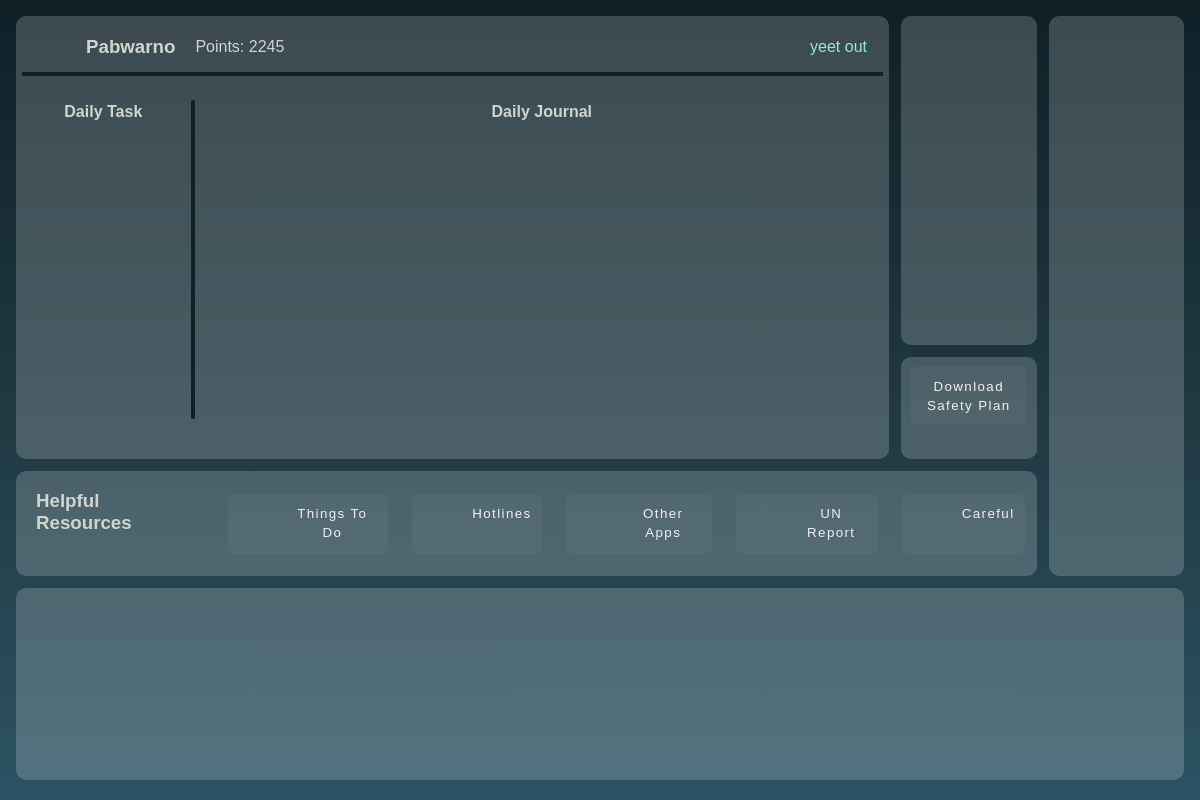
/ (signed in), run on an earlier commit of the app's database.
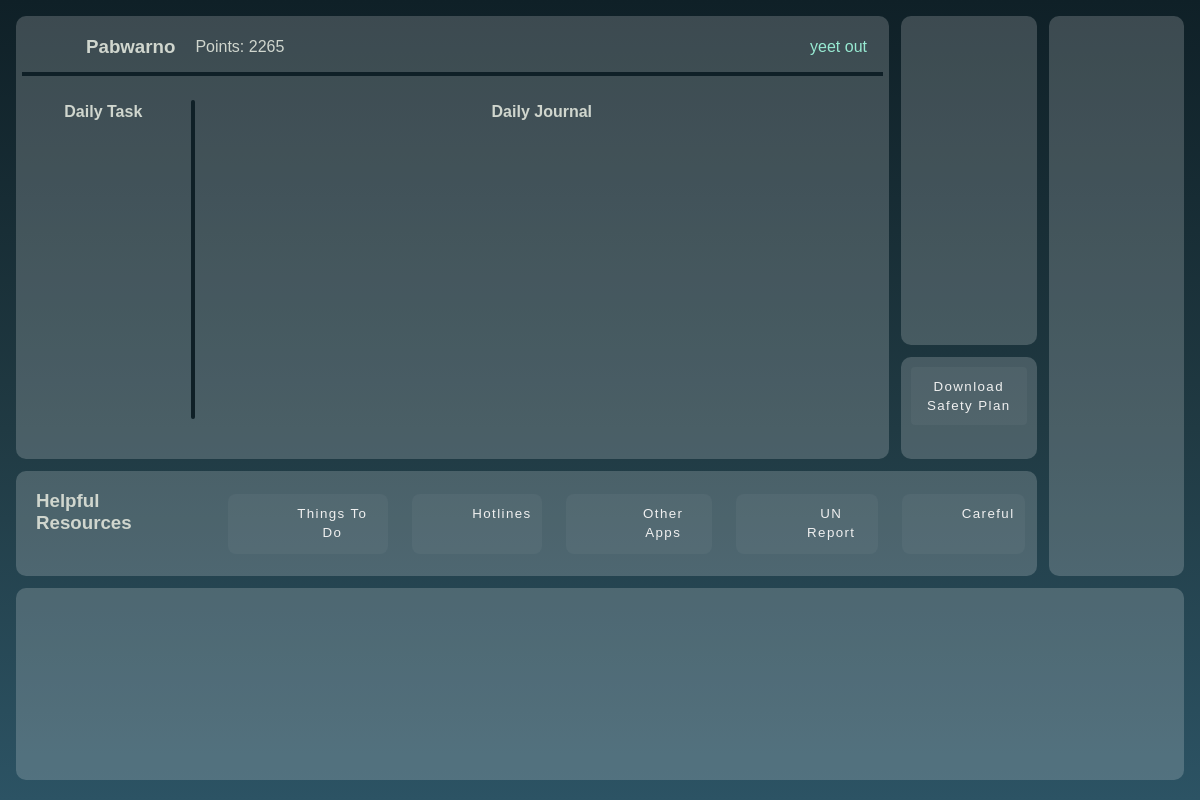
And on a later commit of the database.
### user_dashboard/models.py (models this page shows)
class User(AbstractUser):
    email = models.EmailField('email')
    profile_pic = models.ImageField(upload_to=profile_pic_directory_path, blank=True)
    manly_points = models.IntegerField(default=5)

### home/views.py (the view)
# urls.py: path('', views.home, name="home"),
def home(request):
    user = request.user
    if user.is_authenticated:
        context = {
            'user':user
        }
        return render(request, 'home/dashboard.html', context)
    else:
        return render(request,'home/dock_master.html')

### home/templates/home/dashboard.html (shortened to what this page needs)
{% extends "home/starter.html" %}
{% load static %}
{% load compress %}
{% load crispy_forms_tags %}
{% block head %}
    <link type="text/css" rel="stylesheet" href="{% static 'home/css/dashboard.css'%}"></link>
{% endblock %}
{% block body %}
<div class="wrapper">
    <div class="gamification wrapper_child fc">
      <div class="user_nav fr ac">
        <div class="intro_profile fr">
          <object type="image/svg+xml" data="{% static 'icons/user.svg' %}"></object>
          <h3>{{ user.username | title }}</h3>
        </div>
        <div class="manly_points fr ac">
          <p>Points: {{ user.manly_points }} </p>
        </div>
        <div id="logout_BTN" class="fr ac">
          <a class="btn btn-primary btn-lg btn-logout btn-block" href="/logout">yeet out</a>
        </div>
      </div>
      <div id="gamification_internal" class="fr ac">
        <div id="activity_portal" class="fc ac">
          <h4 class="tt_cent"> Daily Task </h4>
        </div>
        <div class="h_border"></div>
        <div id="journal_portal" class="fc ac">
          <h4 class="tt_cent"> Daily Journal </h4>
          <div id="journal_manager"></div>
        </div>
      </div>
    </div>
  <div class="friends wrapper_child">
  </div>
  <div class="five_plan wrapper_child">
    <button onclick="window.open('https://suicidepreventionlifeline.org/wp-content/uploads/2016/08/Brown_StanleySafetyPlanTemplate.pdf')" target="_blank">
    Download Safety Plan
    </button>
  </div>
  <div class="mood_tracker wrapper_child">
    <div id="mood_manager">
    </div>
  </div>
  <div class="resources wrapper_child fr h_cent">
    <div id="resources_tt">
      <h3> Helpful Resources </h3>
    </div>
    <div class="resource_item fr ac">
      <button class="fr" onclick="window.open('https://thoughtcatalog.com/ioana-casapu/2017/06/100-things-you-can-still-do-while-being-depressed-that-will-make-you-feel-better/')">
        <object type="image/svg+xml" data="{% static 'icons/game.svg' %}"></object>
        Things To Do
      </button>
    </div>
    <div class="resource_item fr ac">
      <button class="fr" onclick="window.open('https://www.opencounseling.com/suicide-hotlines')">
        <object type="image/svg+xml" data="{% static 'icons/phone.svg' %}"></object>
        Hotlines
        </button>
    </div>
    <div class="resource_item fr ac">
        <button class="fr" onclick="window.open('https://brkthru.webflow.io/')">
        <object type="image/svg+xml" data="{% static 'icons/layers.svg' %}"></object>
        Other Apps </button>
    </div>
    <div class="resource_item fr ac">
      <button class="fr" onclick="window.open('https://www.who.int/mental_health/suicide-prevention/world_report_2014/en/')">
        <object type="image/svg+xml" data="{% static 'icons/notebook.svg' %}"></object>
        UN Report
        </button>
    </div>
    <div class="resource_item fr ac">
      <button class="fr" onclick="window.open('https://bmcmedicine.biomedcentral.com/articles/10.1186/s12916-019-1461-z')">
      <object type="image/svg+xml" data="{% static 'icons/parking.svg' %}"></object>
      Careful </button>
    </div>
  </div>
  <div class="videos wrapper_child">
      <iframe src="https://www.youtube.com/embed/DegR837ysD4" allow="accelerometer; encrypted-media; gyroscope; picture-in-picture" allowfullscreen></iframe>
      <iframe src="https://www.youtube.com/embed/nG1VpuLFAjA" allow="accelerometer; encrypted-media; gyroscope; picture-in-picture" allowfullscreen></iframe>
      <iframe src="https://www.youtube.com/embed/Na4mDlGTA0s" allow="accelerometer; encrypted-media; gyroscope; picture-in-picture" allowfullscreen></iframe>
      <iframe src="https://www.youtube.com/embed/r9xWmbSSR3Y" allow="accelerometer; encrypted-media; gyroscope; picture-in-picture" allowfullscreen></iframe>
  </div>
</div>
{% endblock %}

### home/templates/home/starter.html (shortened to what this page needs)
{% load static %}
<!DOCTYPE html>
<html lang="en">
    <head>
        <link rel="stylesheet" href="{% static 'home/css/starter.css' %}">
    {% block head %}
    {% endblock %}
    </head>
    {% block body %}
    {% endblock %}
    </body>
</html>

### home/static/home/css/starter.css (style rules this page uses)
html { height: 100%; }
a { text-decoration: none; color:#97EAD2; }
button { background: rgba(255, 255, 255, 0.34); color:#F0F0F0; padding:5px; border-radius: 8px; margin:10px; outline:none; border:none; font-variant: normal; font-family: 'Futura','Verdana',sans-serif; font-style:normal; font-weight: 500; line-height: 143.31%; letter-spacing: 0.105em; cursor:pointer; }
.h_cent { margin-left:auto; margin-right:auto; }
.fc { display:flex; flex-direction: column; }
.ac { align-items:center }
.tt_cent { text-align: center; }
.fr { display:flex }

### home/static/home/css/dashboard.css (style rules this page uses)
.wrapper { display: grid; margin:auto; height:97%; padding:10px; grid-template-columns: repeat(8, 1fr); grid-auto-rows: minmax(90px, auto); }
.wrapper_child { background: rgba(255, 255, 255, 0.19); border-radius: 10px; margin:6px; }
.gamification { grid-column: 1 / 7; grid-row: 1 / 5; display: flex; justify-content: left; }
.user_nav { height:50px; border-bottom: 4px solid #0F2027; margin:6px; padding:0px 16px; }
.intro_profile { margin-right:20px; }
.intro_profile object { margin-top:auto; margin-bottom:auto; width:40px; height:40px; margin-right:8px; }
#journal_portal { height:80%; width:70%; margin-left:auto; margin-right:auto; margin-bottom:auto; }
#journal_manager, #add_new_entry { width:100%; height:100%; }
.h_border { width:4px; border-radius:20px; height:90%; background-color: #0F2027; }
#gamification_internal { justify-content:space-around; height:80%; }
#activity_portal { width:20%; height:100%; }
#logout_BTN { margin-left:auto; }
.friends { grid-column: 7 / 8; grid-row: 1 / 4; padding: 5px; overflow-y:scroll; }
#resources_tt { margin:0px 20px; }
#mood_manager { overflow-y:scroll; }
.five_plan { grid-column: 7/ 8; grid-row: 4 / 5; }
.five_plan button { padding:10px 4px; border-radius:4px; background-color: rgba(255, 255, 255, 0.04); }
.mood_tracker { grid-column: 8/9; grid-row: 1/6; display: grid; grid-gap: 10px; grid-template-rows: autofit(5, 50px); padding: 10px; }
.resources { grid-column: 1 / 8; grid-row: 5; overflow-x:scroll; justify-content: space-between; }
.resources .resource_item { margin:0px 12px; }
.resources .resource_item button { margin:0px; padding:10px 10px; background-color: rgba(255, 255, 255, 0.04); }
.resources .resource_item object { width:40px; height:40px; margin:0px 5px; }
.videos { display:flex; flex-direction:row; grid-column: 1 / 9; grid-row: 6; overflow-y: hidden; overflow-x:scroll; }
.videos iframe { border-radius:20px; border:none; padding:9px; opacity:.8 }

What changed in the data, as far as the page shows it:
changed User "Pabwarno": manly_points "2245" → "2265"
